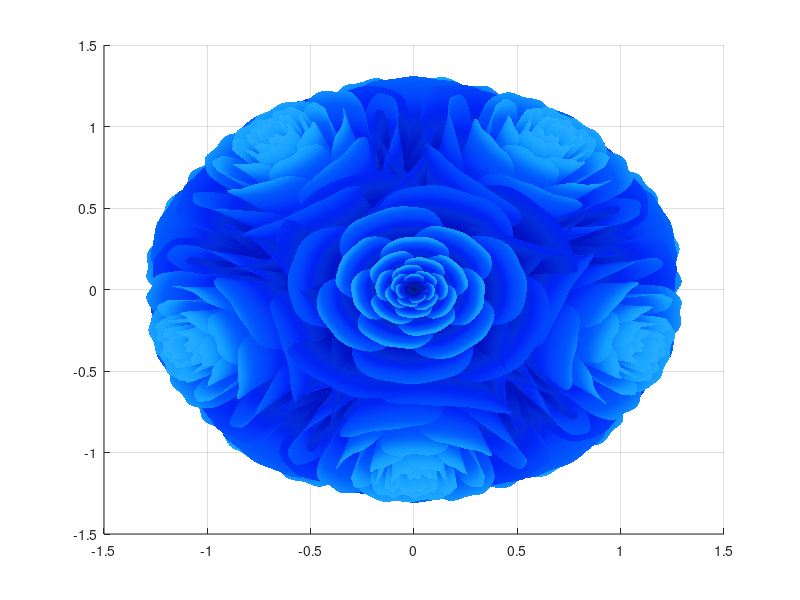

Write MATLAB code to recreate this figure. (Note: this script raises an error after producing the figure.)
function roseBall
clear;clc
%曲面数据计算
%==========================================================================
[x,t]=meshgrid((0:24)./24,(0:0.5:575)./575.*20.*pi+4*pi);
p=(pi/2)*exp(-t./(8*pi));
change=sin(15*t)/150;
u=1-(1-mod(3.6*t,2*pi)./pi).^4./2+change;
y=2*(x.^2-x).^2.*sin(p);

r=u.*(x.*sin(p)+y.*cos(p));
h=u.*(x.*cos(p)-y.*sin(p));

%颜色映射表
%==========================================================================
hMap=(h-min(min(h)))./(max(max(h))-min(min(h)));
col=size(hMap,2);
colorList=[0.0200    0.0400    0.3900
         0    0.0900    0.5800
         0    0.1300    0.6400
    0.0200    0.0600    0.6900
         0    0.0800    0.7900
    0.0100    0.1800    0.8500
         0    0.1300    0.9600
    0.0100    0.2600    0.9900
         0    0.3500    0.9900
    0.0700    0.6200    1.0000
    0.1700    0.6900    1.0000];

% colorList=[0.2100    0.0900    0.3800
%     0.2900    0.0700    0.4700
%     0.4000    0.1100    0.4900
%     0.5500    0.1600    0.5100
%     0.7500    0.2400    0.4700
%     0.8900    0.3200    0.4100
%     0.9700    0.4900    0.3700
%     1.0000    0.5600    0.4100
%     1.0000    0.6900    0.4900
%     1.0000    0.8200    0.5900
%     0.9900    0.9200    0.6700
%     0.9800    0.9500    0.7100];

% colorList1=[0.2000    0.0800    0.4300
%     0.2000    0.1300    0.4600
%     0.2000    0.2100    0.5000
%     0.2000    0.2800    0.5300
%     0.2000    0.3700    0.5800
%     0.1900    0.4500    0.6200
%     0.2000    0.4800    0.6400
%     0.1900    0.5400    0.6700
%     0.1900    0.5700    0.6900
%     0.1900    0.7500    0.7800
%     0.1900    0.8000    0.8100
% ];

% colorList2=[0.1300    0.1000    0.1600
%     0.2000    0.0900    0.2000
%     0.2800    0.0800    0.2300
%     0.4200    0.0800    0.3000
%     0.5100    0.0700    0.3400
%     0.6600    0.1200    0.3500
%     0.7900    0.2200    0.4000
%     0.8800    0.3500    0.4700
%     0.9000    0.4500    0.5400
%     0.8900    0.7800    0.7900
% ];

% colorList3=[0.3200    0.3100    0.7600
%     0.3800    0.3400    0.7600
%     0.5300    0.4200    0.7500
%     0.6400    0.4900    0.7300
%     0.7200    0.5500    0.7200
%     0.7900    0.6100    0.7100
%     0.9100    0.7100    0.6800
%     0.9800    0.7600    0.6700
% ];

% colorList4=[0.9500    0.2300    0.6600
%     0.7500    0.2100    0.6000
%     0.6200    0.2000    0.5700
%     0.4500    0.1800    0.5200
%     0.3200    0.2100    0.5200
%     0.2700    0.3100    0.6000
%     0.2500    0.3600    0.6400
%     0.1900    0.4800    0.7400
% ];


colorFunc=colorFuncFactory(colorList);
dataMap=colorFunc(hMap');
colorMap(:,:,1)=dataMap(:,1:col);
colorMap(:,:,2)=dataMap(:,col+1:2*col);
colorMap(:,:,3)=dataMap(:,2*col+1:3*col);

    function colorFunc=colorFuncFactory(colorList)
        xx=(0:size(colorList,1)-1)./(size(colorList,1)-1);
        y1=colorList(:,1);y2=colorList(:,2);y3=colorList(:,3);
        colorFunc=@(X)[interp1(xx,y1,X,'linear')',interp1(xx,y2,X,'linear')',interp1(xx,y3,X,'linear')'];
    end


%曲面旋转及绘制
%==========================================================================
surface(r.*cos(t),r.*sin(t),h+0.35,'EdgeAlpha',0.05,...
    'EdgeColor',[0 0 0],'FaceColor','interp','CData',colorMap)

hold on

surface(r.*cos(t),r.*sin(t),-h-0.35,'EdgeAlpha',0.05,...
    'EdgeColor',[0 0 0],'FaceColor','interp','CData',colorMap)
Xset=r.*cos(t);
Yset=r.*sin(t);
Zset=h+0.35;

yaw_z=pi*72/180;
roll_x=pi-acos(-1/sqrt(5));
R_z_2=[cos(yaw_z),-sin(yaw_z),0;
    sin(yaw_z),cos(yaw_z),0;
    0,0,1];
R_z_1=[cos(yaw_z/2),-sin(yaw_z/2),0;
    sin(yaw_z/2),cos(yaw_z/2),0;
    0,0,1];
R_x_2=[1,0,0;
     0,cos(roll_x),-sin(roll_x);
     0,sin(roll_x),cos(roll_x)];
 
[nX,nY,nZ]=rotateXYZ(Xset,Yset,Zset,R_x_2);
surface(nX,nY,nZ,'EdgeAlpha',0.05,...
'EdgeColor',[0 0 0],'FaceColor','interp','CData',colorMap)


for k=1:4
    [nX,nY,nZ]=rotateXYZ(nX,nY,nZ,R_z_2);
    surface(nX,nY,nZ,'EdgeAlpha',0.05,...
    'EdgeColor',[0 0 0],'FaceColor','interp','CData',colorMap)
end   

[nX,nY,nZ]=rotateXYZ(nX,nY,nZ,R_z_1);

for k=1:5
    [nX,nY,nZ]=rotateXYZ(nX,nY,nZ,R_z_2);
    surface(nX,nY,-nZ,'EdgeAlpha',0.05,...
    'EdgeColor',[0 0 0],'FaceColor','interp','CData',colorMap)
end   
 
%--------------------------------------------------------------------------
    function [nX,nY,nZ]=rotateXYZ(X,Y,Z,R)
        nX=zeros(size(X));
        nY=zeros(size(Y));
        nZ=zeros(size(Z));
        for i=1:size(X,1)
            for j=1:size(X,2)
                v=[X(i,j);Y(i,j);Z(i,j)];
                nv=R*v;
                nX(i,j)=nv(1);
                nY(i,j)=nv(2);
                nZ(i,j)=nv(3);
            end
        end
    end
%axes属性调整
%==========================================================================
ax=gca;
grid on
ax.GridLineStyle='--';
ax.LineWidth=1.2;
ax.XColor=[1,1,1].*0.4;
ax.YColor=[1,1,1].*0.4;
ax.ZColor=[1,1,1].*0.4;
ax.DataAspectRatio=[1,1,1];
ax.DataAspectRatioMode='manual';
ax.CameraPosition=[-6.5914  -24.1625   -0.0384];



end
